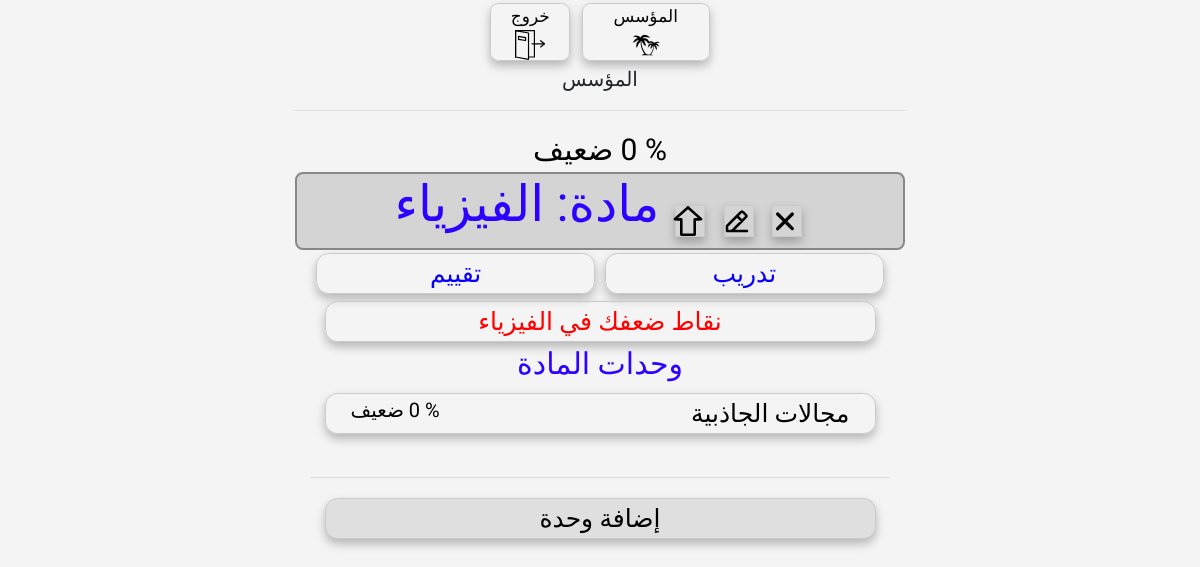
Page /open/s2/ (signed in) on the committed database.
### courses/models.py (models this page shows)
class User(AbstractUser):
    name = models.CharField(max_length=200, null=True)
    username = models.CharField(max_length=200, null=True)
    email = models.EmailField(unique=True, null=True)
    year = models.CharField(max_length=200, null=True)
    gov = models.CharField(max_length=200, null=True)
    prov = models.CharField(max_length=200, null=True)
    school = models.CharField(max_length=200, null=True)
    USERNAME_FIELD = 'email'
    REQUIRED_FIELDS = ['username']

class Subject(models.Model):
    name = models.CharField(max_length=400)
    k = models.CharField(max_length=400, default='1')
    p = models.ForeignKey(Year, on_delete=models.CASCADE)

class Unit(models.Model):
    name = models.CharField(max_length=400)
    k = models.CharField(max_length=400, default='1')
    p = models.ForeignKey(Subject, on_delete=models.CASCADE)
    y = models.ForeignKey(Year, on_delete=models.CASCADE)

### courses/views.py (the view)
# urls.py: path("open/<str:k>/", views.Object, name='open'),
def Object(request, k):
    b = k[0]
    if b == 'h':
        return redirect('home')
    else:
        c,p = csymbol[b], psymbol[b]
        user = 0
        if request.user.is_authenticated :
            user = request.user
            Eval = MEval[b]
        object = Mod[b].objects.get(k=k)
        context = {'teacher': is_teacher(request),'auth':user, 'object':object, 'k':k, 'b':b,
                   'name':object.name, 'ara':ara[b], 'para':ara[p], 'cara':ara[c]}
        if user:
            user_eval = Eval.objects.get(k=object, user=user).percent
            context['percent'] = user_eval
        if b == 'y':
            nD = {'5':'خامس', '6':'سادس', '7':'سابع', '8':'ثامن',
                  '9':'تاسع', '10':'عاشر', '11':'حادي عشر', '12':'ثاني عشر'}
            context['name'] = nD[object.name]
            outstandings = []
            ordered = YearEval.objects.filter(k=object).order_by('-percent')
            ordered = ordered[:5]
            for ord in ordered:
                out = ord.user
                outstandings += [{'rank':ord.percent,'name': out.name, 'school':out.school, 'prov': out.prov, 'gov': out.gov, 'percent':ord.percent}]
            context['outstandings'] = outstandings
            if user:
                ordered = [ord.percent for ord in ordered]
                context['user_rank'] = ordered.index(user_eval)+1
        else :
            context['p']= object.p.k
            context['parent'] = object.p.name
            if b == 's' and user:
                weaknesses = []
                for outcome in Outcome.objects.filter(s=object):
                    opercent = OutcomeEval.objects.get(k=outcome, user=user).score
                    if opercent < 70:
                        weaknesses += [[opercent, outcome.k, outcome.name]]
                weaknesses = sorted(weaknesses)
                weaknesses = [{'percent':w[0], 'wk':w[1], 'name':w[2]} for w in weaknesses]
                context['weaknesses'] = weaknesses
        if b == 'o':
            questions = []
            for question in Question.objects.filter(p=object) :
                qD = {'q':question, 'name':[n for n in question.name.split('..')]}
                if question.hint:
                    qD['hint'] = [n for n in question.hint.split('..')]
                questions += [qD]
                for d in QDubl.objects.filter(p=question):
                    questions += [{'q':d, 'name':[n for n in d.name.split('..')]}]
            context['questions'] = questions
            return render (request,'courses/outcome.html', context)
        else:
            context['contents'] = contents[b]
            children = []
            for child in Mod[c].objects.filter(p=object):
                cpercent = 0
                if user:
                    cpercent = MEval[c].objects.get(k=child, user=user).percent
                children += [{'c':child, 'percent':cpercent}]
            context['children'] = children
            return render (request,'courses/object.html', context)

### courses/views.py (called while the page is built)
def auth(request):
    return request.user.is_authenticated

def is_teacher(request):
    if auth(request) :
        if request.user.email in  ['biifounder@gmail.com','bahaaismailres@gmail.com'] :
            return request.user.username
    return False

### courses/templates/courses/object.html (shortened to what this page needs)
{% extends 'courses/main.html' %}
{% load static %}
{% block content %}
<head>
</head>
<body>
  <div class="container">
    {% if auth %}
      <div style="font-size:30px">
        {% if percent < 50 %}
          <span style="color:black">% {{percent}} ضعيف</span>
        {% elif percent < 70 %}
          <span style="color:red">% {{percent}} متوسط</span>
        {% elif percent < 80 %}
          <span style="color:green">% {{percent}} جيد</span>
        {% elif percent < 90 %}
          <span style="color:blue">% {{percent}} جيد جدا</span>
        {% elif percent < 101 %}
          <span style="color:rgb(176, 0, 176)">% {{percent}} ممتاز</span>
        {% endif %}
      </div>
    {% else %}
      <span style="font-size:30px">% 0 ضعيف</span>
    {% endif %}
    <div class="box">
      <div style="text-align:center;">
        <h1 style="font-size:50px; color:rgb(46, 0, 253)">
          {% if teacher %}
            <a style="width:30px; font-size:1px;" title="حذف" href="{% url 'delete' k=k %}"><img style="width:30px" src="{% static 'admin/img/delete.svg' %}"></a>
            <a style="width:30px; font-size:1px;" title="تعديل" href="{% url 'update' k=k %}"><img style="width:30px" src="{% static 'admin/img/edit.svg' %}"></a>
          {% endif %}
          {% if teacher and b == 'y' %}
            <a style="width:30px; font-size:1px;" title="{{para}} {{parent}}" href="{% url 'home' %}"><img style="width:30px" src="{% static 'admin/img/up.svg' %}"></a>
          {% elif not b == 'y'  %}
            <a style="width:30px; font-size:1px;" title="{{para}} {{parent}}" href="{% url 'open' k=p %}"><img style="width:30px" src="{% static 'admin/img/up.svg' %}"></a>
          {% endif %}
          {{ara}}: {{name}}
        </h1>
      </div>
    </div>
    <div class="container">
    {% if not b == 'y' %}
        <button style="color:rgb(8, 0, 255); width:48%" onclick='window.location.href="{% url 'practice' k=k %}"'>تدريب</button>
      {% if auth %}
        <button style="color:rgb(8, 0, 255); width:48%" onclick='
            if (confirm("إذا تم عرض الامتحان ولم تكمله حتى تقوم بإرسال النتيجة ستحتسب درجتك صفرا. اضغط ok إذا كنت تريد الاستمرار.")=== true){
              window.location.href="{% url 'assessment' k=k %}" }'>تقييم</button>
      {% else %}
        <button style="color:rgb(8, 0, 255); width:48%"  onclick="mustLogin()">تقييم</button>
      {% endif %}
    {% endif %}
    </div>
    {% if b == 's'%}
    <div class="container">
      <button style="color:red" onclick="showweaknesses()"> نقاط ضعفك في {{name}}</button>
    </div>
    {% endif %}
    <h1 style="color:rgb(46, 0, 253);">{{contents}}</h1>
    <div class="container">
      {% if children %}
        {% for child in children %}
            <button onclick='window.location.href="{% url 'open' k=child.c.k %}"'>
              <div style="font-size:25px; float:right"">{{child.c.name}}</div>
              <div style="font-size:20px; float:left">
              {% if child.percent < 50 %}
                <span style="color:black">% {{child.percent}} ضعيف</span>
              {% elif child.percent < 70 %}
                <span style="color:red">% {{child.percent}} متوسط</span>
              {% elif child.percent < 80 %}
                <span style="color:green">% {{child.percent}} جيد</span>
              {% elif child.percent < 90 %}
                <span style="color:blue">% {{child.percent}} جيد جدا</span>
              {% elif child.percent < 101 %}
                <span style="color:rgb(176, 0, 176)">% {{child.percent}} ممتاز</span>
              {% endif %}
            </div>
          </button>
        {% endfor %}
      {% else %}
          <p>لم تتم إضافة {{contents}} بعد</p>
      {% endif %}
    </div>
    {% if teacher %}
      <div class="container">
        <br><hr>
        <button style="background-color:#dfdfdf" onclick='window.location.href="{% url 'create' p=k %}"'>إضافة {{cara}}</button>
      </div>
    {% endif %}
  </div>
</body>
{% endblock %}

### courses/templates/courses/main.html (shortened to what this page needs)
{% load static %}
<html dir="rtl">
<head>
    <link href="https://stackpath.bootstrapcdn.com/bootstrap/4.5.2/css/bootstrap.min.css" rel="stylesheet">
</head>
<body>
    <nav class="container">
        <p><a style="width:8rem; font-size:17;" href="{% url 'home' %}">المؤسس<img style="width:30px" src="{% static 'admin/img/logo.svg' %}"></a>
        {% if request.user.is_authenticated %}
            <a style="width:5rem; font-size:17;" href="{% url 'logout' %}"> خروج    <img style="width:30px" src="{% static 'admin/img/logout.svg' %}"></a><br>
            {{request.user.name}}
        {% else %}
        الإصدار التجريبي للموقع
        {% endif %}
        <hr>
    </p>
    </nav>
    {% block content %}
    {% endblock %}
</body>
</html>

### courses/templates/courses/main.html (style rules this page uses)
body { font-family: 'Amiri', serif; text-align:center; background-color:rgb(244, 244, 244); }
.container, .box { text-align:center; max-width: 40rem; min-width: 30rem; margin: auto; align-items: center; }
.box { border: 2px solid #898888; border-radius: 0.5em; background-color:#d4d4d4; }
h1 { font-family: 'Amiri', serif; font-size: 30px; color:blue; }
p { font-family: 'Amiri', serif; font-size: 20px; }
button, a:link, a:visited { font-size: 25px; color:#000000; background: transparent; border: 1px solid #cacaca; border-radius: 0.5em; display: inline-block; width: 95%; margin: 0.2rem; padding-right: 1em; padding-left: 1em; font-family: 'Amiri', serif; text-decoration: none; cursor:pointer; box-shadow: 0 5px 10px 0 rgb(0,0,0,0.25); }

### rows in the picture
User: user.name "المؤسس"
Subject: name "الفيزياء"
Unit: c.name "مجالات الجاذبية"

### other values in the picture
{{ ara }} "مادة"
{{ contents }} "وحدات المادة"
{{ cara }} "وحدة"
